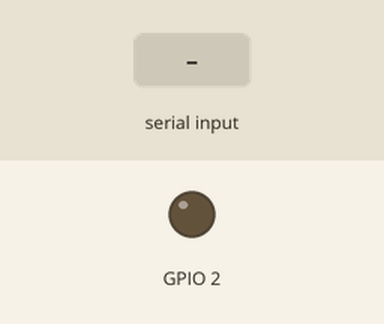
This sketch was run on a simulated ESP32. On the bench: output pins drawn as LEDs (lit = HIGH). The test bench sets the inputs (shaded band). Nothing arrives over Bluetooth unless stated; what the sketch prints to the serial monitor is not drawn.

Above: at 1.2 s.
1.3 s: "F" received over the second serial link
At 2.1 s:
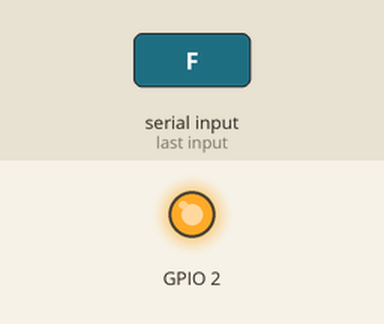
2.8 s: "R" received over the second serial link
At 3.2 s:
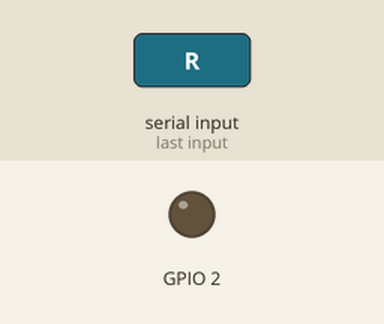
4.3 s: "L" received over the second serial link
At 5.5 s:
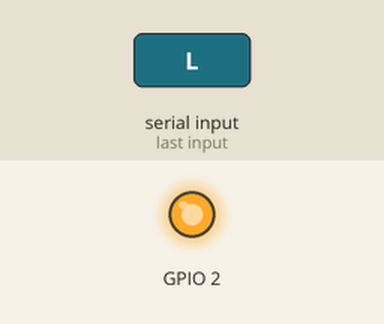
Timing chart, 0 to 7.3 s (numbered marks = the images above; inputs shaded):
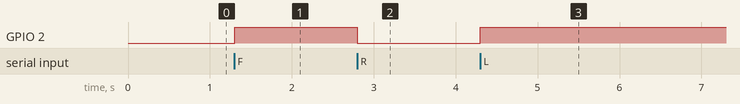

The sketch:

ESP32_BLUETOOTH.ino
```cpp
/*
============================================================================
FILE : ESP32 BLUETOOTH
AUTHOR : Christian Andrie Asne
DESCRIPTION : A program for establishing connection through Bluetooth using
ESP32 board
============================================================================
*/
#include "BluetoothSerial.h"
// watch video for details of 0x3F I2C address
// end of settings for LCD1602 with I2C
BluetoothSerial serialBT;
char command;
void setup() {
  // put your setup code here, to run once:
    serialBT.begin("Christian Bluetooth");//Feel free to change the name of the bluetooth s
    pinMode(2, OUTPUT);

}

void loop() {
  // put your main code here, to run repeatedly:
    if(serialBT.available())
    {
    command = serialBT.read();
    }
switch(command){
    case 'F':
      digitalWrite(2, HIGH);

  Serial.print("Forward");
      break;
    case 'B':
      digitalWrite(2, LOW);

    Serial.print("Backward");

      break;
    case 'L':
      digitalWrite(2, HIGH);

      break;
    case 'R':
      digitalWrite(2, LOW);

      break;
}
}
```

Measured:
- after the input at 1.3 s, GPIO 2: LOW → HIGH at once
- after the input at 2.8 s, GPIO 2: HIGH → LOW at once
- after the input at 4.3 s, GPIO 2: LOW → HIGH at once
